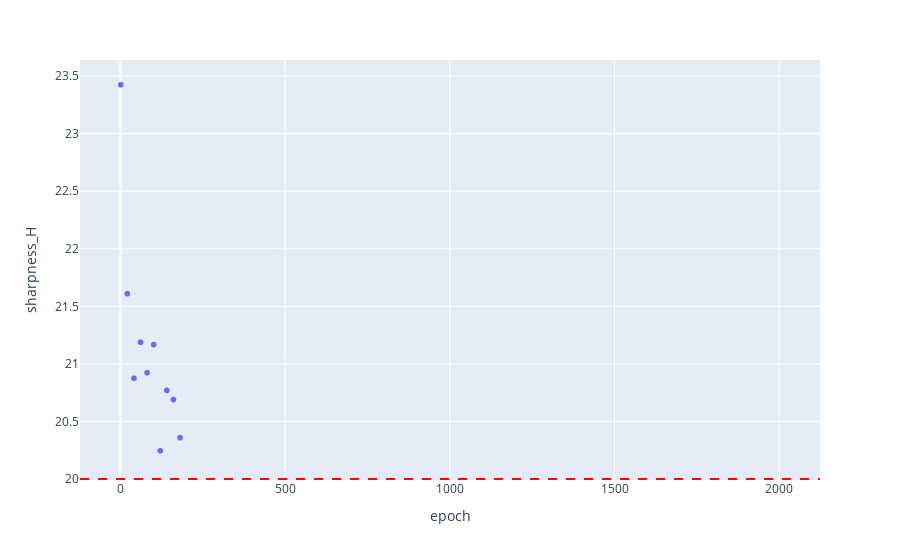

The code cell stored with this chart in its notebook:
### Code cell
fig = px.scatter(out[out['model_id']==7], x='epoch', y='sharpness_H')
fig.add_hline(y=2/0.1, line_dash="dash", line_color="red")
fig.show()

### Figure 1 — Plotly figure (JSON) as saved in the notebook; plotly's stock layout.template omitted (floating-point values rounded to 4 significant figures; data arrays with more than 128 entries replaced by an {"elided": "..."} marker saying what was removed)
{"data": [{"hovertemplate": "epoch=%{x}<br>sharpness_H=%{y}<extra></extra>", "legendgroup": "", "marker": {"color": "#636efa", "symbol": "circle"}, "mode": "markers", "name": "", "showlegend": false, "x": {"elided": "2000 int values"}, "xaxis": "x", "y": {"elided": "2000 float values"}, "yaxis": "y", "type": "scattergl"}], "layout": {"xaxis": {"anchor": "y", "domain": [0.0, 1.0], "title": {"text": "epoch"}}, "yaxis": {"anchor": "x", "domain": [0.0, 1.0], "title": {"text": "sharpness_H"}}, "legend": {"tracegroupgap": 0}, "margin": {"t": 60}, "shapes": [{"line": {"color": "red", "dash": "dash"}, "type": "line", "x0": 0, "x1": 1, "xref": "x domain", "y0": 20.0, "y1": 20.0, "yref": "y"}]}}
